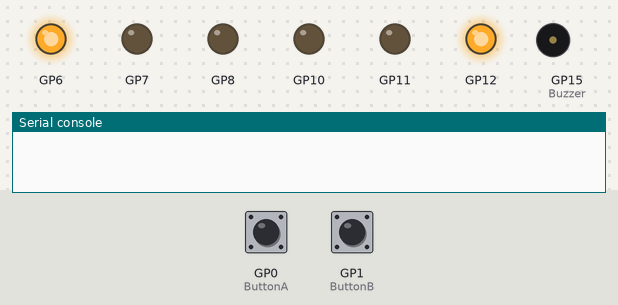
The program below on a simulated Raspberry Pi Pico running MicroPython. On the bench: output pins drawn as LEDs (lit = HIGH), buzzer (waves = sounding), the last lines printed to the serial console. The test bench sets the inputs (shaded band); at power-on: GP0 (ButtonA) LOW, GP1 (ButtonB) LOW. Threads take turns every 2 ms.

Above: at 9.1 s.
9.2 s: GP0 (ButtonA) pulled HIGH for 0.15 s
At 9.6 s:
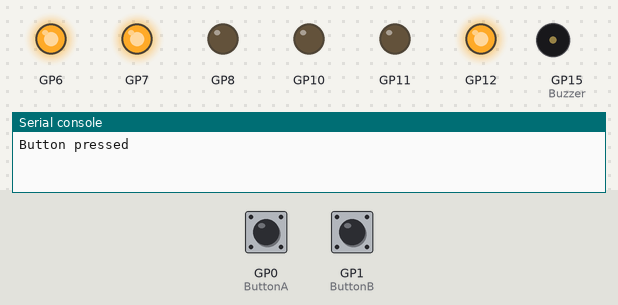
At 16.4 s:
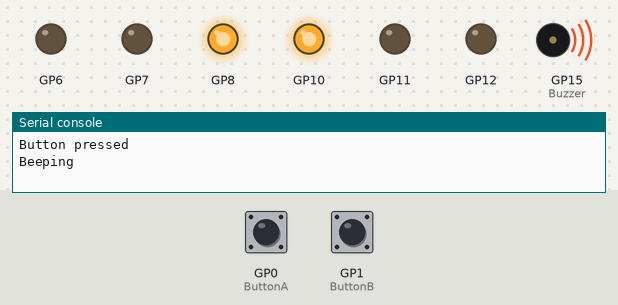
Timing chart, 0 to 30.4 s (numbered marks = the images above; inputs shaded):
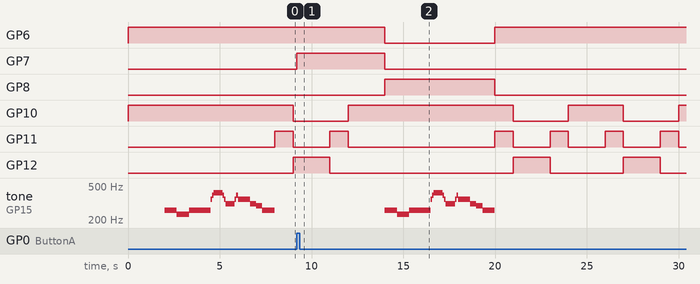

The program:

Experiment7.py
```python
import machine
from machine import Pin
import utime
import _thread

DO_SONG = True

TEMPO = 180

LED_PORTS = {
    'Red': 10,
    'Yellow': 11,
    'Green': 12,
    'PedestrianRed': 6,
    'PedestrianWait': 7,
    'PedestrianGreen': 8
}

SONG = [
    ('c4', 1.5), ('-', 0.02), ('c4', 0.23), ('-', 0.02), ('c4', 0.23),
    ('a#3',1.5), ('-', 0.02), ('a#3',0.23), ('-', 0.02), ('a#3',0.23),
    ('c4',3.5), ('f4',0.25),('g4',0.25),
    ('g#4',1.5), ('g4',0.25),('f4',0.25),
    ('d#4',1.5), ('f4',0.25),('g4',0.25),
    ('f4',2),
    ('d#4',1), ('d4',1),
    ('c4',2)]

NOTES = {
    'a#3': 233.082,
    'c4': 261.626,
    'd4': 293.665,
    'd#4': 311.127,
    'f4': 349.228,
    'g4': 391.995,
    'g#4': 415.305,
    '-': 1000
}

DUTY_0 = 0
DUTY_50 = 32767
BUZZ_ON_TIME = 50
SECOND = 1000

# Setup 2 digital inputs for the buttons
ButtonA = Pin(0, Pin.IN, Pin.PULL_DOWN)
ButtonB = Pin(1, Pin.IN, Pin.PULL_DOWN)

# Setup 6 digital outputs to drive LEDs
LEDs = {k: Pin(v, Pin.OUT) for k, v in LED_PORTS.items()}

# Setup a PWM Output for the beeping for a crossing
Buzzer = machine.PWM(Pin(15))
Buzzer.duty_u16(DUTY_0) # Start with the buzzer off
Frequency = 1000 # Set a frequency of 1 kHz

# Control variable
CrossRequested = False

def play_song():
    note_duration = 1000*60/TEMPO
    for note, len_ in SONG:
        if note == '-':
            Buzzer.duty_u16(DUTY_0)
            utime.sleep_ms(int(note_duration*len_))
        else:
            Buzzer.freq(int(NOTES[note]))
            Buzzer.duty_u16(DUTY_50)
            utime.sleep_ms(int(note_duration*len_))
    Buzzer.duty_u16(DUTY_0)


# This is the thread that takes care of beeping the buzzer
def PedestrianCross():
    global CrossRequested
    LEDs['PedestrianRed'].value(0)
    LEDs['PedestrianGreen'].value(1)
    LEDs['PedestrianWait'].value(0)

    print('Beeping')
    if DO_SONG:
        play_song()
    else:
        for Beeping in range(10):
            Buzzer.duty_u16(DUTY_50)
            utime.sleep_ms(BUZZ_ON_TIME)
            Buzzer.duty_u16(DUTY_0)
            utime.sleep_ms(SECOND - BUZZ_ON_TIME)
    print('End beep thread')
    LEDs['PedestrianRed'].value(1)
    LEDs['PedestrianGreen'].value(0)
    CrossRequested = False

# Only set the request flag once - if its already set we just exit the IRQ
# We don't need to check who asked for the cross, it does the same for both
# "sides" of the road - either button.
def ButtonIRQHandler(pin):
    global CrossRequested
    if CrossRequested == False:
        print("Button pressed")
        CrossRequested = True
        LEDs['PedestrianWait'].value(1)

# Setup the IRQ and hook it to the handler
ButtonA.irq(trigger = Pin.IRQ_RISING, handler=ButtonIRQHandler)
ButtonB.irq(trigger = Pin.IRQ_RISING, handler=ButtonIRQHandler)

# Setup the initial Light states
# Road stopped, pedestrian stopped, wait off
for led in LEDs:
    LEDs[led].value(0)

for led in ['Red', 'PedestrianRed']:
    LEDs[led].value(1)

utime.sleep(2)
play_song()

# Main Loop - runs the LEDs on and off
while True:
    # We start with the Traffic Lights on Stop, so check if anyone Wants to cross
    if CrossRequested == True:
        _thread.start_new_thread(PedestrianCross, ())
        # Now hang around until the pedestrian is done.
        while CrossRequested:
            utime.sleep(1)
    else:
        LEDs['Yellow'].value(1)
        utime.sleep(1)
        LEDs['Red'].value(0)
        LEDs['Yellow'].value(0)
        LEDs['Green'].value(1)
        utime.sleep(2)
        LEDs['Yellow'].value(1)
        LEDs['Green'].value(0)
        utime.sleep(1)
        LEDs['Red'].value(1)
        LEDs['Yellow'].value(0)
        utime.sleep(2)
```

Measured:
- after the input at 9.2 s, GP6: HIGH → LOW after 4.8 s, → HIGH 6.0 s later; GP7: LOW → HIGH at once, → LOW 4.8 s later
- by itself, tone on GP15 (Buzzer): plays 261 Hz for 0.66 s, 233 Hz for 0.66 s, 261 Hz for 1.2 s, 349 Hz for 0.08 s, 391 Hz for 0.08 s, 415 Hz for 0.50 s … (15 notes in this stretch)
